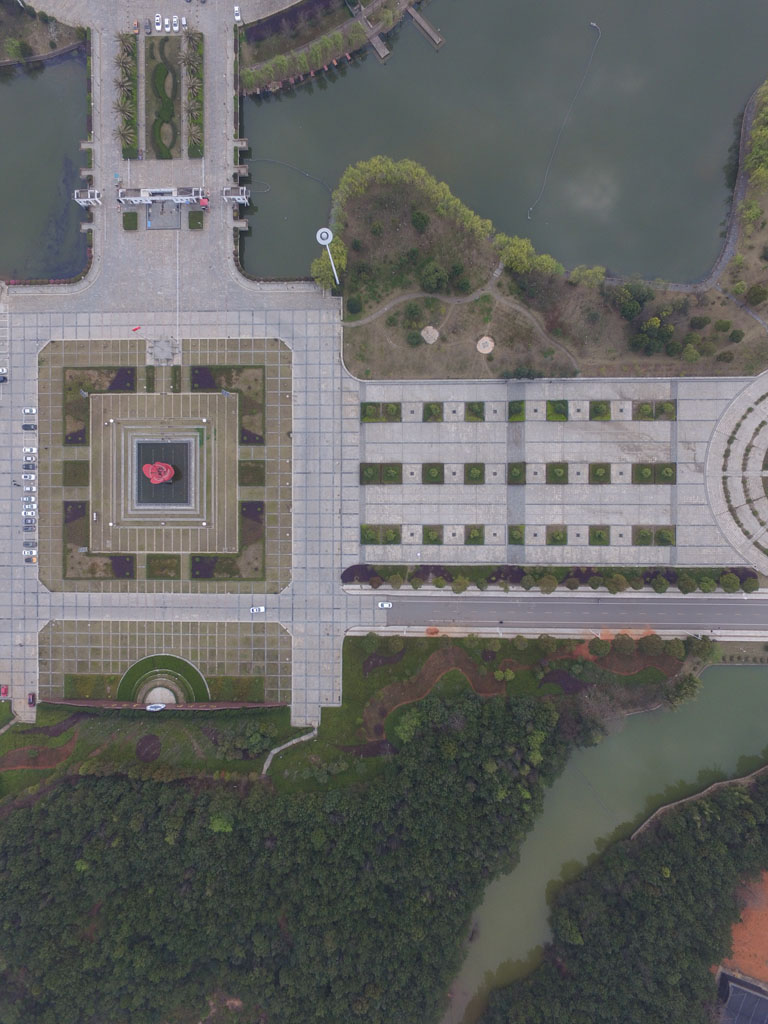
//> input picture stitcher/DJI_0018.jpg, 768 x 1024 px
$ ./merge DJI_0018.jpg DJI_0022.jpg   (built with g++ and OpenCV 4, older OpenCV classes emulated)
//> lines starting //> are read from the running program, lines starting //| are printed output that depends on the picture; after the words box and inside, x2 and y2 are one past the last pixel; in counts of white or black regions, pixels touching at a corner belong together
/*************************************************************************
	> File Name: merge.cpp
	> Author: Ev
	> Mail: wang2011yiwei@sina.com
	> Created Time: 2017年05月11日 星期四 16时35分58秒
 ************************************************************************/

//------------------------ Include Files -------------------------------//
#include <iostream>
#include "opencv2/highgui/highgui.hpp"
#include "opencv2/nonfree/nonfree.hpp"
#include "opencv2/legacy/legacy.hpp"

//--------------------------- Veriable ---------------------------------//
using namespace cv;

//--------------------- Function Prototype -----------------------------//
void findroi(Mat &img,Mat &roi);

//------------------------- Function -----------------------------------//


//计算原始图像点位在经过矩阵变换后在目标图像上对应位置
Point2f getTransformPoint(const Point2f originalPoint, const Mat &transformMaxtri);

int main(int argc, char *argv[])
{
    Mat image01,image02;
    if (argc < 2)
    {
        image01 = imread("left.jpg");
        image02 = imread("right.jpg");
    }
    else
    {
        image01 = imread(argv[1]);
//> image01 is the input picture: 1024 rows x 768 cols, CV_8UC3; mean B, G, R 100.8, 102.5, 102
        image02 = imread(argv[2]);
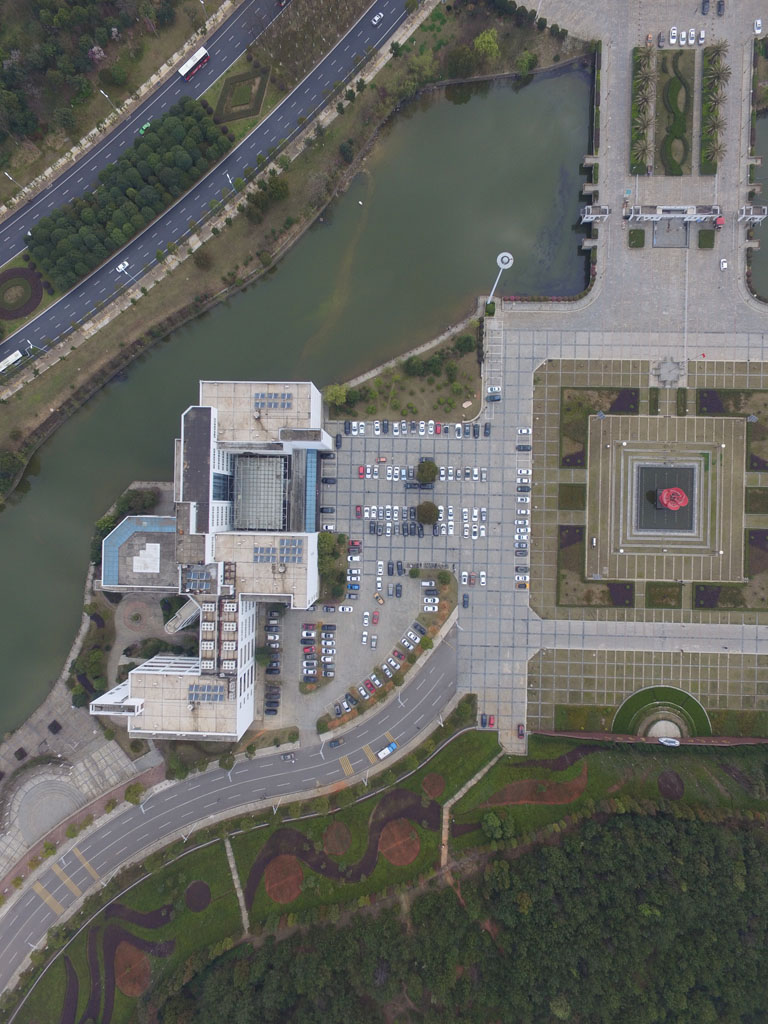
//> input picture stitcher/DJI_0022.jpg, 768 x 1024 px
//> image02 is the input picture: 1024 rows x 768 cols, CV_8UC3; mean B, G, R 97.4, 102, 101.3
    }
    if (image01.empty() || image02.empty())
    {
        return 0;//图像没有全部读取成功
    }
    imshow("拼接图像1", image01);
    imshow("拼接图像2", image02);
    double time = getTickCount();
    //灰度图转换
    Mat image1, image2;
    cvtColor(image01, image1, CV_RGB2GRAY);
    cvtColor(image02, image2, CV_RGB2GRAY);
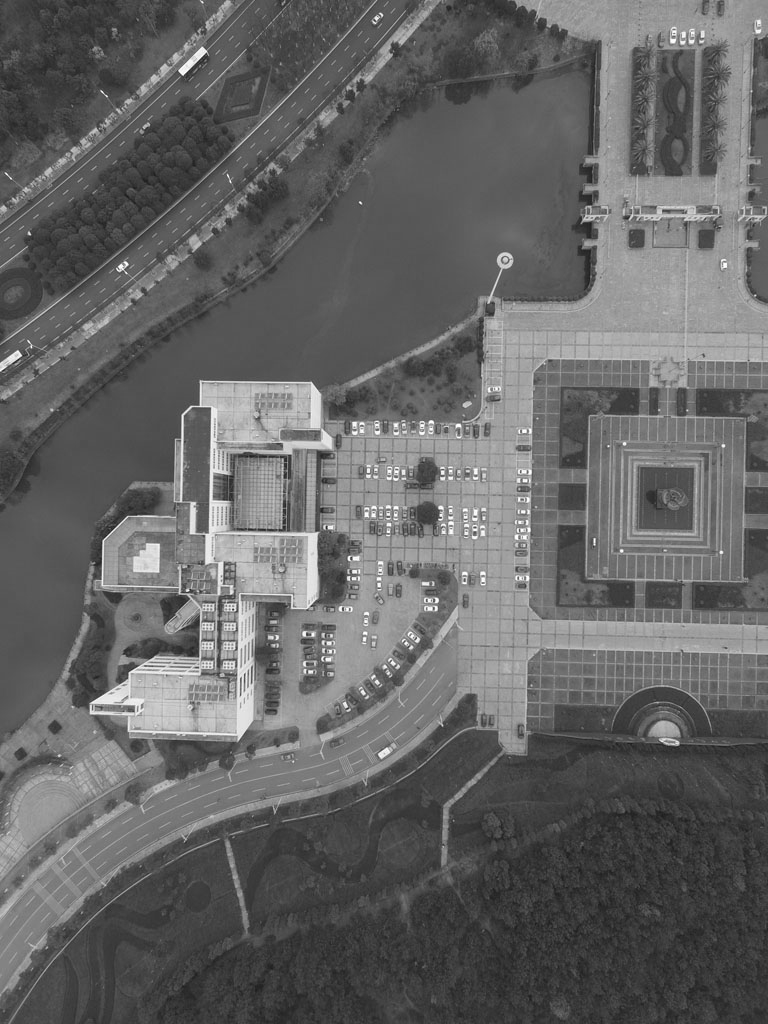
//> image2: 1024 rows x 768 cols, CV_8UC1; min 25, max 255, mean 100.5

    //提取特征点
    SiftFeatureDetector siftDetector(800);  // 海塞矩阵阈值
    vector<KeyPoint> keyPoint1, keyPoint2;
    siftDetector.detect(image1, keyPoint1);
//> keyPoint1 = 800 keypoints; strongest (x, y, size): (204, 524, 2.1), (111, 524, 2.1), (204, 420, 2.3), (111, 421, 2.2)
    siftDetector.detect(image2, keyPoint2);
//> keyPoint2 = 801 keypoints; strongest (x, y, size): (29, 233, 2.2), (187, 590, 2), (183, 70, 5.5), (621, 551, 2.2)

    //特征点描述，为下边的特征点匹配做准备
    SiftDescriptorExtractor siftDescriptor;
    Mat imageDesc1, imageDesc2;
    siftDescriptor.compute(image1, keyPoint1, imageDesc1);
    siftDescriptor.compute(image2, keyPoint2, imageDesc2);

    //获得匹配特征点，并提取最优配对
    FlannBasedMatcher matcher;
    vector<DMatch> matchePoints;
    matcher.match(imageDesc1, imageDesc2, matchePoints, Mat());
//> matchePoints = 800 matches
    if (matchePoints.size() < 10)
    {
        return 0;
    }
    sort(matchePoints.begin(), matchePoints.end()); //特征点排序，opencv按照匹配点准确度排序
    //获取排在前N个的最优匹配特征点
    vector<Point2f> imagePoints1, imagePoints2;
    for (int i = 0; i<10; i++)
    {
        imagePoints1.push_back(keyPoint1[matchePoints[i].queryIdx].pt);
        imagePoints2.push_back(keyPoint2[matchePoints[i].trainIdx].pt);
    }

    //获取图像1到图像2的投影映射矩阵，尺寸为3*3
    Mat homo = findHomography(imagePoints1, imagePoints2, CV_RANSAC);
//> homo = [[1.07, -0.0594, 503.9], [0.0282, 0.985, 15.59], [2.47e-05, -5.8e-05, 1]]
    Mat adjustMat = (Mat_<double>(3, 3) << 1.0, 0, image01.cols, 0, 1.0, 0, 0, 0, 1.0);//向后偏移image01.cols矩阵
//> adjustMat = [[1, 0, 768], [0, 1, 0], [0, 0, 1]]
    Mat adjustHomo = adjustMat*homo;//矩阵相乘，先偏移
//> adjustHomo = [[1.09, -0.104, 1271.9], [0.0282, 0.985, 15.59], [2.47e-05, -5.8e-05, 1]]

    //获取最强配对点（就是第一个配对点）在原始图像和矩阵变换后图像上的对应位置，用于图像拼接点的定位
    Point2f originalLinkPoint, targetLinkPoint, basedImagePoint;
    originalLinkPoint = keyPoint1[matchePoints[0].queryIdx].pt;
//> originalLinkPoint = Point(121.1, 568.5)
    targetLinkPoint = getTransformPoint(originalLinkPoint, adjustHomo);
//> in getTransformPoint, `originelP = (Mat_<double>(3, 1) << originalPoint.x, originalPoint.y, 1..`: originelP = [121.1, 568.5, 1]
//> in getTransformPoint, `targetP = transformMaxtri*originelP;`: targetP = [1344.6, 578.7, 0.97]
//> in getTransformPoint, `float x = targetP.at<double>(0, 0) / targetP.at<double>(2, 0);`: x = 1386.2
//> in getTransformPoint, `float y = targetP.at<double>(1, 0) / targetP.at<double>(2, 0);`: y = 596.6
//> targetLinkPoint = Point(1386.2, 596.6)
    basedImagePoint = keyPoint2[matchePoints[0].trainIdx].pt;
//> basedImagePoint = Point(618.7, 596.4)

    //图像配准
    Mat imageTransform;
    //将图片1进行映射到图像2，本来映射后x值为负值，但是把映射矩阵向后偏移image01.cols矩阵
    //我们很难判断出拼接后图像的大小尺寸，为了尽可能保留原来的像素，我们尽可能的大一些，对于拼接后的图片可以进一步剪切无效或者不规则的边缘
    warpPerspective(image01, imageTransform, adjustMat*homo, Size(image02.cols + image01.cols+10, image02.rows));

    //在最强匹配点的位置处衔接，最强匹配点左侧是图1，右侧是图2，这样直接替换图像衔接不好，光线有突变
    //Mat ROIMat = image02(Rect(Point(basedImagePoint.x, 0), Point(image02.cols, image02.rows)));
    //ROIMat.copyTo(Mat(imageTransform1, Rect(targetLinkPoint.x, 0, image02.cols - basedImagePoint.x + 1, image02.rows)));

    //在最强匹配点左侧的重叠区域进行累加，是衔接稳定过渡，消除突变
    Mat image1Overlap, image2Overlap; //图1和图2的重叠部分
    image1Overlap = imageTransform(Rect(Point(targetLinkPoint.x - basedImagePoint.x, 0), Point(targetLinkPoint.x, image02.rows)));
    image2Overlap = image02(Rect(0, 0, image1Overlap.cols, image1Overlap.rows));
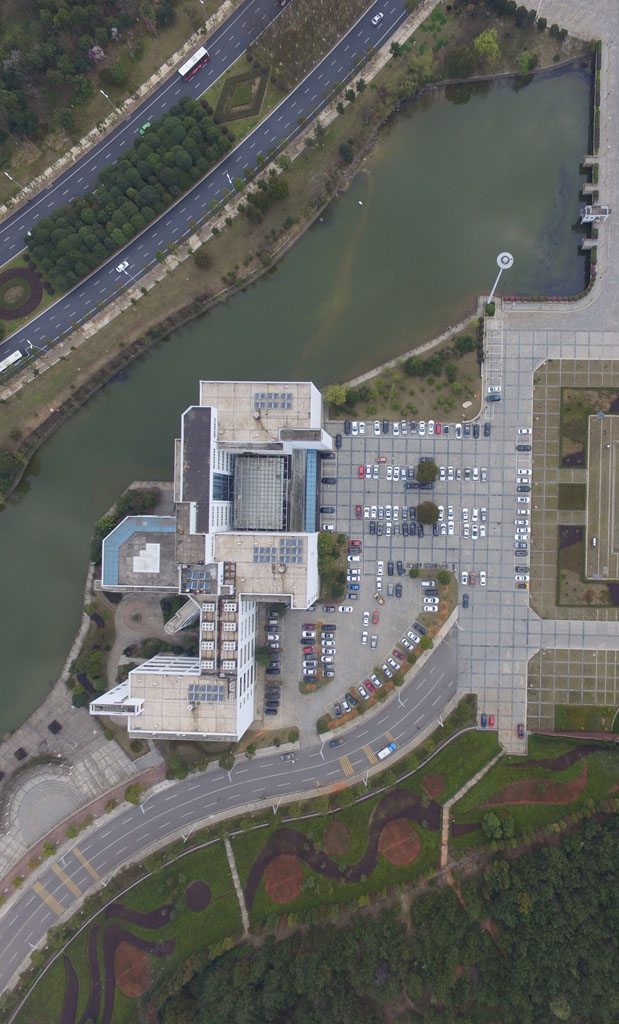
//> image2Overlap: 1024 rows x 619 cols, CV_8UC3; mean B, G, R 97, 101.2, 100.2
    Mat image1ROICopy = image1Overlap.clone();  //复制一份图1的重叠部分
    for (int i = 0; i<image1Overlap.rows; i++)
    {
        for (int j = 0; j<image1Overlap.cols; j++)
        {
            double weight;
            weight = (double)j / image1Overlap.cols;  //随距离改变而改变的叠加系数
            image1Overlap.at<Vec3b>(i, j)[0] = (1 - weight)*image1ROICopy.at<Vec3b>(i, j)[0] + weight*image2Overlap.at<Vec3b>(i, j)[0];
            image1Overlap.at<Vec3b>(i, j)[1] = (1 - weight)*image1ROICopy.at<Vec3b>(i, j)[1] + weight*image2Overlap.at<Vec3b>(i, j)[1];
            image1Overlap.at<Vec3b>(i, j)[2] = (1 - weight)*image1ROICopy.at<Vec3b>(i, j)[2] + weight*image2Overlap.at<Vec3b>(i, j)[2];
        }
    }
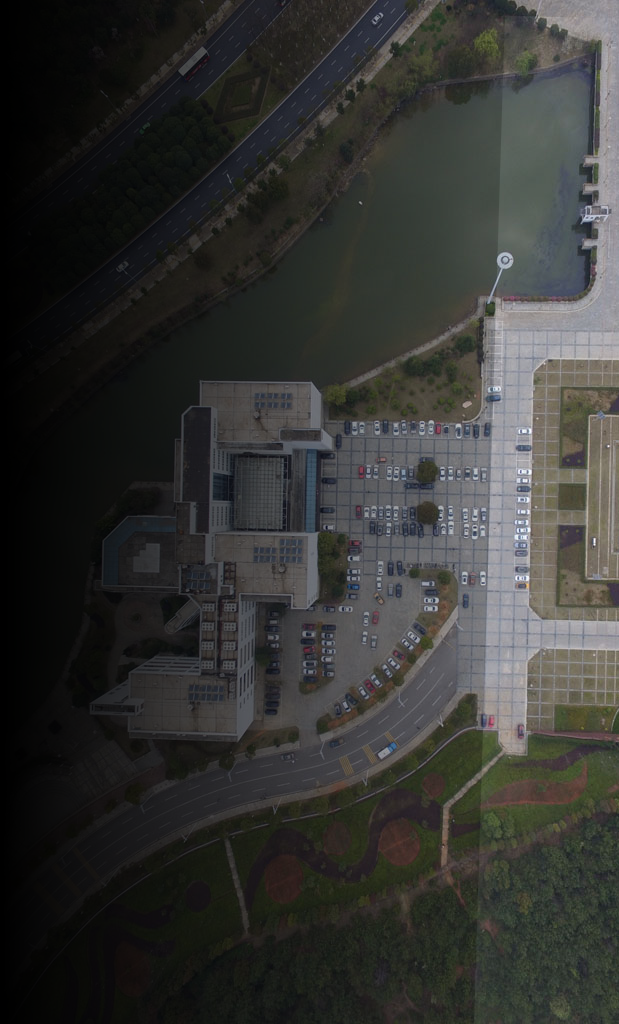
//> image1Overlap: 1024 rows x 619 cols, CV_8UC3; mean B, G, R 50.6, 52.9, 52.4
    Mat ROIMat = image02(Rect(Point(image1Overlap.cols, 0), Point(image02.cols, image02.rows)));  //图2中不重合的部分
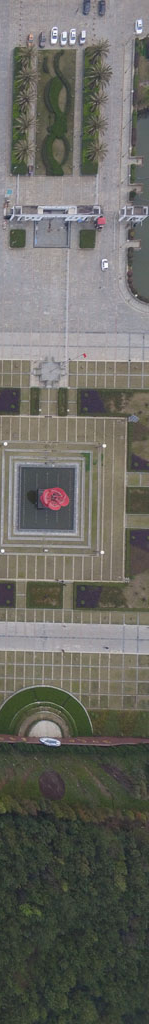
//> ROIMat: 1024 rows x 149 cols, CV_8UC3; mean B, G, R 99.2, 105.3, 105.9
    ROIMat.copyTo(Mat(imageTransform, Rect(targetLinkPoint.x, 0, ROIMat.cols, image02.rows))); //不重合的部分直接衔接上去

    time = getTickCount() - time;
    time /= getTickFrequency();
    printf("match time=%f\n",time);
	Mat result_image;
	findroi(imageTransform,result_image);
    namedWindow("拼接结果", 0);
    imshow("拼接结果", result_image);
    imwrite("matchResult.jpg",result_image);
    waitKey();
    return 0;
}

//计算原始图像点位在经过矩阵变换后在目标图像上对应位置
Point2f getTransformPoint(const Point2f originalPoint, const Mat &transformMaxtri)
{
    Mat originelP, targetP;
    originelP = (Mat_<double>(3, 1) << originalPoint.x, originalPoint.y, 1.0);
    targetP = transformMaxtri*originelP;
    float x = targetP.at<double>(0, 0) / targetP.at<double>(2, 0);
    float y = targetP.at<double>(1, 0) / targetP.at<double>(2, 0);
    return Point2f(x, y);
}

void findroi(Mat &img,Mat &roi)
{
	Mat gray,binary;
	cvtColor(img,gray,CV_BGR2GRAY);
	threshold(gray,binary,145,255,THRESH_BINARY);
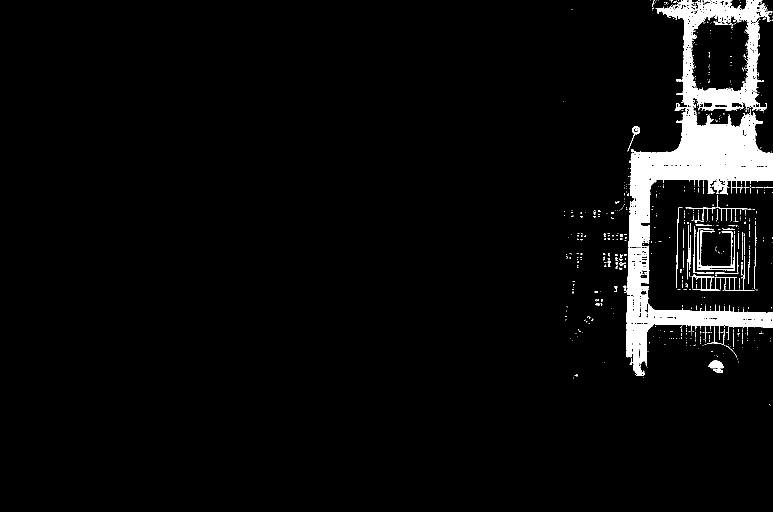
//> binary: 1024 rows x 1546 cols, CV_8UC1 (shown at 1/2 size); 4.4% white; 683 white regions (623 under 20 px), largest, box (x1, y1, x2, y2) and area: (1252, 0, 1546, 733) 61153, (1384, 512, 1509, 582) 621, (1399, 461, 1465, 536) 566
	int left = img.cols-1,right = 0,top = 0,down = img.rows - 1;
//> left = 1545; down = 1023
	for(int i = 0; i < img.rows; i ++){
		uchar *ptr_mask = binary.ptr<uchar>(i);
		for(int j = 0; j < img.cols; j ++){
			if(ptr_mask[j] == 255){
				if(i > top) top = i;
				if(i < down) down = i;
				if(j < left) left = j;
				if(j > right) right = j;
			}
		}
	}
//> this loop made 1024 passes
//> (left, right) on passes 1 to 3: (1301, 1524), (1301, 1524), (1301, 1524)
//> after the loop, top = 810; down = 0; left = 1127; right = 1545
	//std::cout << "iamge :" << left <<"down " << down << "right:"<<  right  << "top:"<< top << std::endl;

	int roi_height = top-down;    //ROI圖像的尺寸
//> roi_height = 810
    int roi_widgh = right-left;
//> roi_widgh = 418
//    cout<<img.rows<<","<<img.cols<<","<<roi_height<<","<<roi_widgh<<endl;
    roi = Mat::zeros(roi_height,roi_widgh,CV_8UC3);
//> roi: 810 rows x 418 cols, CV_8UC3; every value is 0
    for(int i=0;i<roi.rows;i++)
    {
        Vec3b *ptr_img = img.ptr<Vec3b>(i+down);
        Vec3b *ptr_roi = roi.ptr<Vec3b>(i);
        for(int j=0;j<roi.cols;j++)
        {
            ptr_roi[j] = ptr_img[j+left];    //ROI.x = 原圖.x+left
        }                                    //ROI.y = 原圖.y+down
    }
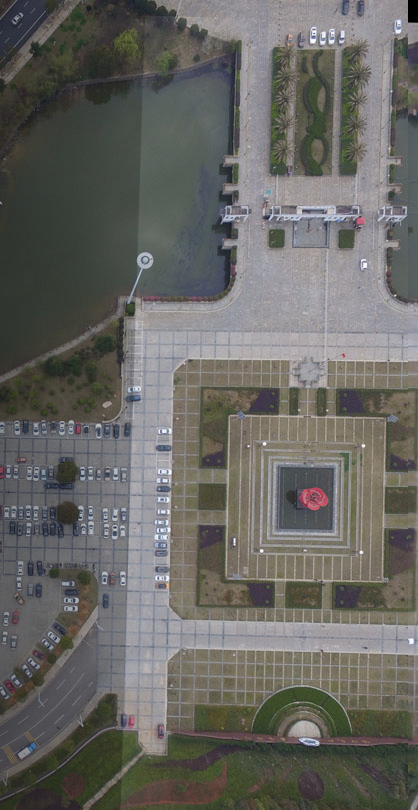
//> roi: 810 rows x 418 cols, CV_8UC3; mean B, G, R 98.8, 102.8, 103.5
	//Mat result_image = img(Rect(left,down,right,top));
	imshow("jieguo",roi);
	return ;


}
